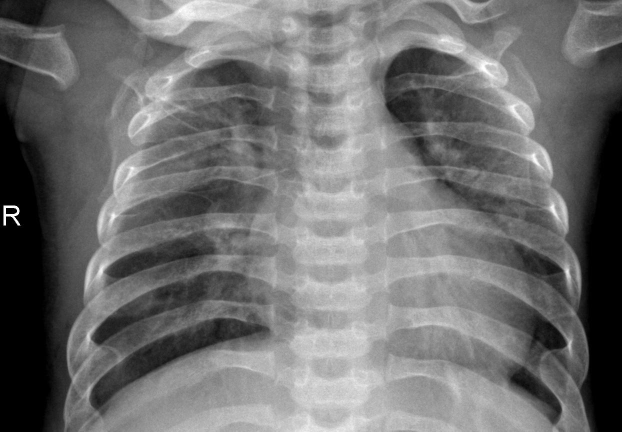
#> input picture project-root/data/images/demo/person1001_bacteria_2932.jpeg, 1244 x 863 px (shown at 1/2 size); its folder holds only this picture in this run
$ jupyter execute --allow-errors 01_image_preprocessing.ipynb   (older library calls are emulated)
#> lines starting #> are read from the running program, lines starting #| are printed output that depends on the picture
### Khai báo thư viện và đường dẫn

**Lí do thực hiện:** Chuẩn bị công cụ xử lý và xác định ảnh thử nghiệm để kiểm chứng hiệu quả của từng kỹ thuật tiền xử lý trước khi áp dụng hàng loạt.

**Chi tiết triển khai:**
* Sử dụng **OpenCV** để xử lý ma trận ảnh và **Matplotlib** để trực quan hóa.
* Tự động quét và lọc danh sách ảnh theo định dạng chuẩn (.jpeg, .jpg, .png) bằng thư viện `os`.
* Thiết lập đường dẫn tương đối giúp mã nguồn chạy ổn định trên nhiều thiết bị.

[cell 1]
import cv2
import os
import numpy as np
import matplotlib.pyplot as plt

# File demo đã tải về (trong thư mục data/images/demo)
image_folder = '../data/images/demo'
image_files = [f for f in os.listdir(image_folder) if f.endswith(('.jpeg', '.jpg', '.png'))]
if len(image_files) > 0:
    sample_path = os.path.join(image_folder, image_files[0])
    print(f"Tìm thấy {len(image_files)} ảnh trong thư mục demo.")
    print(f"Đã chọn ảnh: {image_files[0]}")
else:
    print("Cảnh báo: Không tìm thấy file ảnh nào trong thư mục '../data/images/demo'!")

### Thực hiện Loading và Resizing

#### Hàm nạp và thay đổi kích thước

**Lí do thực hiện:** Đưa các hình ảnh X-quang có kích thước khác nhau về một chuẩn duy nhất để mô hình có thể xử lý đồng nhất, đồng thời tối ưu hóa dung lượng bộ nhớ và tốc độ tính toán.

**Chi tiết triển khai:**
* Xây dựng hàm chức năng `load_and_resize` để tái sử dụng.
* Sử dụng phương pháp nội suy `INTER_AREA` trong OpenCV, đây là kỹ thuật tối ưu nhất khi thu nhỏ ảnh giúp tránh nhiễu và bảo toàn chi tiết tốt hơn.

[cell 2]
def load_and_resize(image_path, target_size):
    """
    Thực hiện nạp ảnh và thay đổi kích thước.
    Output: ảnh gốc và ảnh đã resize.
    """
    img = cv2.imread(image_path)
    if img is None:
        return None, None

    # Thực hiện resize
    resized_img = cv2.resize(img, target_size, interpolation=cv2.INTER_AREA)
    return img, resized_img

#### Trực quan hóa và phân tích sự đánh đổi

**Lí do thực hiện:** Xác định kích thước ảnh tối ưu thông qua việc so sánh trực quan và đo lường dung lượng bộ nhớ chiếm dụng, nhằm cân bằng giữa độ nét y khoa và hiệu suất hệ thống.

**Chi tiết triển khai:**
*   **Thiết lập thông số:** Khởi tạo danh sách `sizes` chứa 4 mức độ phân giải thực nghiệm: 64, 128, 224, và 512.
*   **Xử lý màu sắc:** Sử dụng `cv2.cvtColor(..., cv2.COLOR_BGR2RGB)` vì OpenCV nạp ảnh theo định dạng BGR, trong khi Matplotlib yêu cầu RGB để hiển thị đúng màu sắc tự nhiên.
*   **Quản lý bố cục:**
    *   `plt.subplots(nrows=2, ncols=3)`: Tạo lưới hiển thị 2 hàng, 3 cột để so sánh đồng thời 5 phiên bản ảnh.
    *   `axes.flatten()`: Chuyển mảng 2 chiều của các ô đồ thị thành mảng 1 chiều để dễ dàng truy cập bằng chỉ số (0 đến 5) trong vòng lặp.
*   **Đo lường định lượng:**
    *   `original_img.shape`: Truy xuất kích thước thực tế (Rộng x Cao)
    *   `.nbytes / 1024`: Tính toán dung lượng bộ nhớ RAM mà ma trận ảnh chiếm dụng thực tế (đơn vị KB).
*   Gọi hàm `load_and_resize` đã định nghĩa trước đó trong vòng lặp `enumerate` để đảm bảo tính nhất quán của kỹ thuật nội suy `INTER_AREA`.

[cell 3]
sizes = [(64, 64), (128, 128), (224, 224), (512, 512)]
# Lấy ảnh gốc để chuẩn bị hiển thị
original_img = cv2.imread(sample_path)
#> original_img is the input picture: shape (863, 1244, 3); min 0, max 255, mean 112
original_rgb = cv2.cvtColor(original_img, cv2.COLOR_BGR2RGB)

# Tạo khung hình với bố cục lưới 2 hàng, 3 cột
fig, axes = plt.subplots(nrows=2, ncols=3, figsize=(15, 10))
axes = axes.flatten()

# 1. Hiển thị ảnh Gốc vào ô đầu tiên
axes[0].imshow(original_rgb)
axes[0].set_title(f"GỐC\nSize: {original_img.shape[1]}x{original_img.shape[0]}\nRAM: {original_img.nbytes/1024:.1f} KB",
                  fontsize=10, fontweight='bold', color='red')
axes[0].axis('off')

# 2. Lặp qua các size và hiển thị vào các ô tiếp theo
for i, size in enumerate(sizes):
    _, resized = load_and_resize(sample_path, size)
#> in load_and_resize, `resized_img = cv2.resize(img, target_size, interpolation=cv2.INTER_AREA)`:
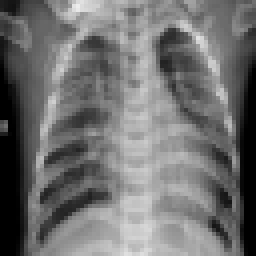
#> resized_img: shape (64, 64, 3) (shown 4 times larger); min 0, max 237, mean 112
    resized_rgb = cv2.cvtColor(resized, cv2.COLOR_BGR2RGB)

    ax = axes[i+1]
    ax.imshow(resized_rgb)
    ax.set_title(f"RESIZED: {size[0]}x{size[1]}\nRAM: {resized.nbytes/1024:.1f} KB", fontsize=10)
    ax.axis('off')

# 3. Ô cuối cùng để ghi chú
axes[5].axis('off')
axes[5].text(0.5, 0.5, 'So sánh các\nkích thước ảnh\nPre-processing',
             ha='center', va='center', fontsize=12, style='italic')

plt.tight_layout()
plt.show()
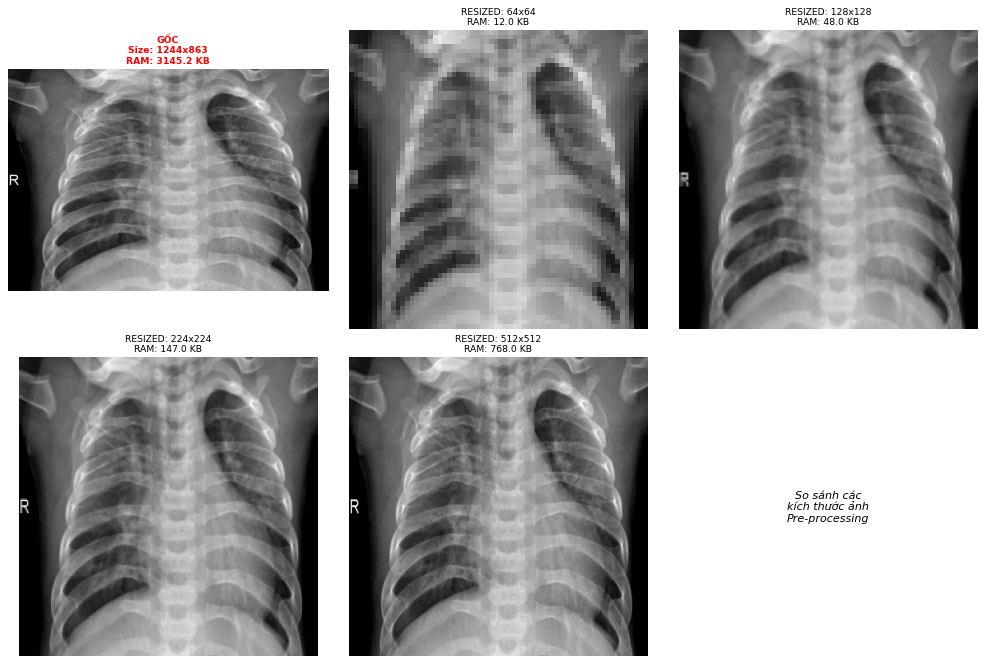
#> figure drawn by matplotlib, 5 panels

### Grayscale Conversion

#### Hàm chuyển đổi sang thang độ xám (Grayscale Conversion)

**Lí do thực hiện:** Ảnh X-quang y tế bản chất là ảnh đơn sắc. Việc chuyển đổi từ 3 kênh màu (RGB) về 1 kênh duy nhất giúp giảm 2/3 lượng dữ liệu dư thừa, tối ưu hóa tốc độ huấn luyện mô hình.

**Chi tiết triển khai:**
*   Kiểm tra điều kiện `if img_bgr is None` để đảm bảo hàm trả về giá trị an toàn, tránh gây lỗi hệ thống nếu dữ liệu đầu vào bị hỏng hoặc rỗng.
*   Sử dụng hàm `cv2.cvtColor` kết hợp với tham số `cv2.COLOR_BGR2GRAY`. Thuật toán này sẽ tính toán giá trị độ sáng cho từng pixel dựa trên trọng số chuẩn của 3 kênh màu, tạo ra một ma trận 2 chiều duy nhất thay vì ma trận 3 chiều ban đầu.

[cell 4]
def convert_to_grayscale(img_bgr):
    """
    Chuyển đổi ảnh từ BGR sang Grayscale.
    """
    if img_bgr is None:
        return None

    gray_img = cv2.cvtColor(img_bgr, cv2.COLOR_BGR2GRAY)
    return gray_img

#### Phân tích sự giữ lại thông tin

**Chi tiết triển khai:**
* Thiết lập bố cục lưới 2x2 bằng Matplotlib để trình bày đồng thời hình ảnh trực quan và biểu đồ phân phối pixel.
* Sử dụng hàm `cv2.calcHist` để tính toán cường độ sáng (từ 0 đến 255) cho từng kênh màu.
* Đối với ảnh RGB, nhóm sử dụng vòng lặp kết hợp các kiểu nét vẽ khác nhau (`linestyle`) và độ trong suốt (`alpha`),cho phép quan sát rõ các đường đồ thị R, G, B vốn bị chồng khít hoàn toàn do bản chất dữ liệu X-quang là đơn sắc.
* Tính toán và hiển thị biểu đồ Histogram cho ảnh xám (đường nét đen) để đối chiếu cấu trúc phân bổ thông tin trước và sau khi xử lý.

[cell 5]
# 1. Thực hiện chuyển đổi
gray_img = convert_to_grayscale(original_img)

# 2. Trực quan hóa
fig, axes = plt.subplots(nrows=2, ncols=2, figsize=(14, 10))

# So sánh hình ảnh
# Ảnh Gốc (RGB)
axes[0, 0].imshow(cv2.cvtColor(original_img, cv2.COLOR_BGR2RGB))
axes[0, 0].set_title(f"Ảnh Gốc (3 Kênh Màu)\nShape: {original_img.shape}", fontweight='bold')
axes[0, 0].axis('off')

# Ảnh Xám (Grayscale)
axes[0, 1].imshow(gray_img, cmap='gray')
axes[0, 1].set_title(f"Ảnh Xám (1 Kênh Duy Nhất)\nShape: {gray_img.shape}", fontweight='bold')
axes[0, 1].axis('off')

# Phân tích Histogram (Information Retention)

styles = ['-', '--', ':'] # Nét liền, nét đứt lớn, nét chấm điểm
colors = ('b', 'g', 'r')

for i, col in enumerate(colors):
    hist = cv2.calcHist([original_img], [i], None, [256], [0, 256])
    # Sử dụng linewidth và linestyle để phân biệt
    axes[1, 0].plot(hist, color=col, label=f'Kênh {col.upper()}',
                    linestyle=styles[i], linewidth=2, alpha=0.7)

# Histogram ảnh RGB
axes[1, 0].set_title("Biểu đồ Histogram (3 Kênh Màu - Đã tách nét)")
axes[1, 0].set_xlabel("Giá trị Pixel")
axes[1, 0].set_ylabel("Số lượng Pixel")
axes[1, 0].legend()

# Histogram ảnh xám
hist_gray = cv2.calcHist([gray_img], [0], None, [256], [0, 256])
#> hist_gray = 256 values, max 80159 at index 0, min 32 at index 252, mean 4193.6
axes[1, 1].plot(hist_gray, color='black')
axes[1, 1].set_title("Biểu đồ Histogram (Ảnh Xám)")
axes[1, 1].set_xlabel("Giá trị Pixel")
axes[1, 1].set_ylabel("Số lượng Pixel")

plt.tight_layout()
plt.show()
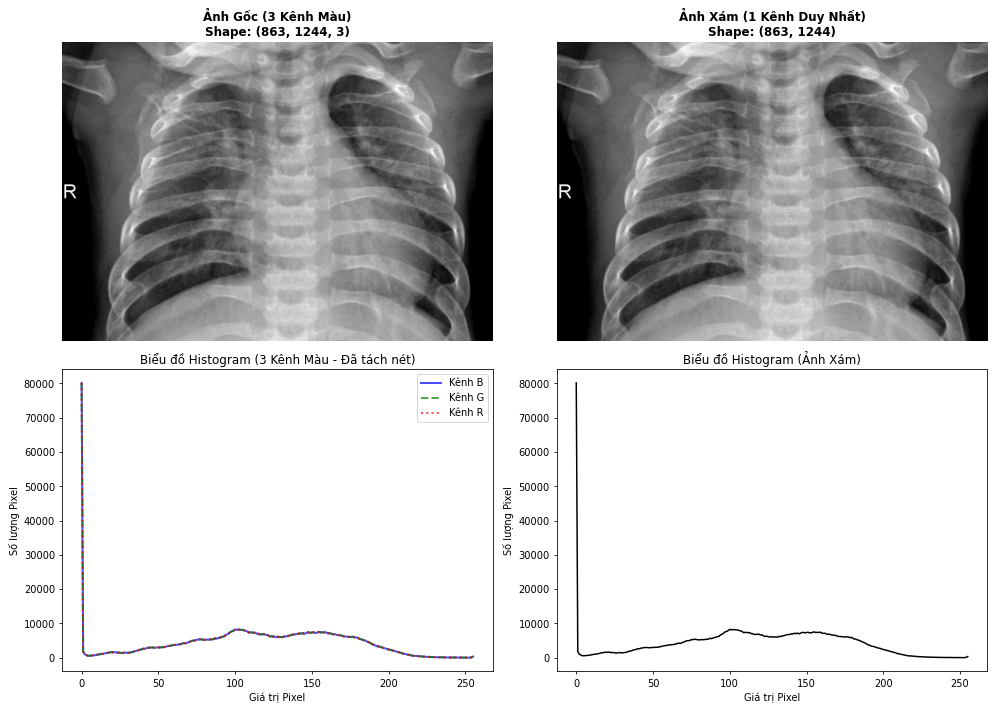
#> figure drawn by matplotlib, 4 panels; panel 3: curve peaks at x = 0, y = 80159; panel 3: curve peaks at x = 0, y = 80159; panel 3: curve peaks at x = 0, y = 80159; panel 4: curve peaks at x = 0, y = 80159

### Normalization

#### Hàm chuẩn hóa dữ liệu (Normalization & Standardization)

**Lí do thực hiện:** Đưa giá trị pixel về thang đo nhỏ giúp thuật toán tối ưu (Gradient Descent) hội tụ nhanh hơn, đồng thời tránh việc các giá trị pixel lớn (0-255) làm bão hòa các hàm kích hoạt trong mô hình học sâu.

**Chi tiết triển khai:**
Hàm `apply_normalization` triển khai đồng thời 3 kỹ thuật chuẩn hóa phổ biến:
1.  **Min-Max Scaling [0, 1]:** Sử dụng phép chia cho **255.0** sau khi đã ép kiểu dữ liệu sang `float32`, đưa toàn bộ pixel về khoảng giá trị tuyệt đối từ 0 đến 1.
2.  **Min-Max Scaling [-1, 1]:** Sử dụng công thức tuyến tính `(x / 127.5) - 1.0` để ánh xạ dữ liệu về khoảng đối xứng quanh 0. Đây là định dạng đầu vào ưa thích của các kiến trúc mạng nơ-ron sử dụng hàm kích hoạt **Tanh**.
3.  **Standardization (Z-score):**
    *   Tính toán giá trị trung bình (`mean`) và độ lệch chuẩn (`std`) của toàn bộ tấm ảnh.
    *   Áp dụng công thức: $z = \frac{x - \mu}{\sigma}$.
    *   Kỹ thuật này đưa dữ liệu về trạng thái **Zero mean** và **Unit variance**, giúp triệt tiêu sự khác biệt về cường độ sáng tổng thể giữa các bức ảnh khác nhau.

[cell 6]
def apply_normalization(img_gray):
    """
    Thực hiện 3 kỹ thuật chuẩn hóa khác nhau.
    """
    # 1. Scaling to [0, 1]
    norm_01 = img_gray.astype(np.float32) / 255.0

    # 2. Scaling to [-1, 1]
    norm_minus1_1 = (img_gray.astype(np.float32) / 127.5) - 1.0

    # 3. Standardization (Zero mean, Unit variance)
    mean = np.mean(img_gray)
#> mean = 112
    std = np.std(img_gray)
#> std = 56.05
    standardized = (img_gray.astype(np.float32) - mean) / std

    return norm_01, norm_minus1_1, standardized

**Phân tích Thống kê và Biểu đồ Phân phối**

**Chi tiết triển khai:**
* Gọi hàm `apply_normalization` để trích xuất 3 phiên bản ảnh đã được chuẩn hóa.
* Khởi tạo cấu trúc dữ liệu **Dictionary** để thu thập 4 chỉ số thống kê cơ bản (Min, Max, Mean, Std Dev) từ dữ liệu gốc và các bản chuẩn hóa, sau đó chuyển thành **Pandas DataFrame** để hiển thị dạng bảng so sánh định lượng.
* Thiết lập bố cục lưới (Grid) 1x4 bằng Matplotlib. Sử dụng vòng lặp kết hợp phương thức `.flatten()` để trải phẳng ma trận ảnh thành mảng 1 chiều, phục vụ việc vẽ biểu đồ **Histogram** (50 bins) cho từng kỹ thuật.

[cell 7]
import pandas as pd

# Thực thi chuẩn hóa trên ảnh xám đã có từ bước trước
norm_01, norm_m11, standardized = apply_normalization(gray_img)

# 1. Thu thập dữ liệu thống kê để phân tích
stats = {
    "Metric": ["Min", "Max", "Mean", "Std Dev"],
    "Original (0-255)": [gray_img.min(), gray_img.max(), gray_img.mean(), gray_img.std()],
    "Min-Max [0, 1]": [norm_01.min(), norm_01.max(), norm_01.mean(), norm_01.std()],
    "Min-Max [-1, 1]": [norm_m11.min(), norm_m11.max(), norm_m11.mean(), norm_m11.std()],
    "Standardization": [standardized.min(), standardized.max(), standardized.mean(), standardized.std()]
}
#> stats = {'Metric': ['Min', 'Max', 'Mean', 'Std Dev'], 'Original (0-255)': [0, 255, 112, 56.05], 'Min-Max [0, 1]': [0, 1, 0.439, 0.22], 'Min-Max [-1, 1]': [-1, 1, -0.122, 0.44], 'Standardization': [-2, 2.55, 4.34e-08, 1]}
df_stats = pd.DataFrame(stats)
#> df_stats = table of 4 rows and 5 columns
print("BẢNG SO SÁNH THỐNG KÊ CHI TIẾT:")
display(df_stats)

# 2. Trực quan hóa phân phối dữ liệu
fig, axes = plt.subplots(nrows=1, ncols=4, figsize=(20, 5))

titles = ["Gốc (0-255)", "Min-Max [0, 1]", "Min-Max [-1, 1]", "Standardization"]
data_list = [gray_img, norm_01, norm_m11, standardized]
colors = ['black', 'blue', 'green', 'purple']

for i, data in enumerate(data_list):
    axes[i].hist(data.flatten(), bins=50, color=colors[i], alpha=0.7)
    axes[i].set_title(titles[i], fontweight='bold')
    axes[i].set_xlabel("Giá trị Pixel")
    axes[i].set_ylabel("Tần suất")
#> this loop made 4 passes

plt.tight_layout()
plt.show()
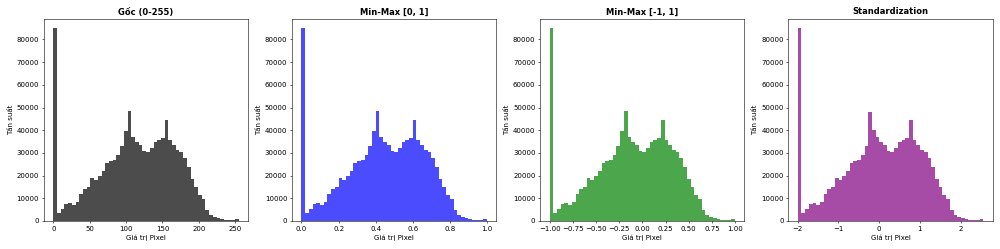
#> figure drawn by matplotlib, 4 panels; panel 1: tallest bar 84937 high, from x = 0 to 5.1; panel 2: tallest bar 84937 high, from x = 0 to 0.02; panel 3: tallest bar 84937 high, from x = -1 to -0.96; panel 4: tallest bar 84937 high, from x = -2 to -1.91

### Edge Detection

#### Hàm kỹ thuật phát hiện cạnh

**Lý do thực hiện:** Trích xuất các đặc trưng hình thái quan trọng như ranh giới xương và viền phổi, giúp mô hình tập trung vào cấu trúc hình học thay vì cường độ sáng.

**Chi tiết triển khai:**
Xây dựng hàm `apply_edge_detection` tích hợp 3 phương pháp toán học khác nhau:
1. **Sobel:** Sử dụng hàm `cv2.Sobel` để tính đạo hàm bậc nhất theo trục X (ngang) và Y (dọc). Tham số `cv2.CV_64F` giúp giữ lại độ chính xác cho các giá trị đạo hàm âm. Kết quả cuối cùng được tổng hợp bằng hàm `cv2.magnitude` (căn bậc hai tổng bình phương X và Y).
2. **Prewitt:** Do OpenCV không hỗ trợ sẵn, nhóm tự định nghĩa 2 bộ lọc nhân chập (kernel) 3x3 bằng `np.array`. Hàm `cv2.filter2D` thực hiện phép nhân chập ma trận, và `cv2.addWeighted` dùng để hòa trộn kết quả hai trục với trọng số 50-50.
3. **Canny:** Quy trình 2 bước: Đầu tiên dùng `cv2.GaussianBlur` (size 5x5) để khử nhiễu hạt (noise) - bước này cực kỳ quan trọng cho ảnh y tế. Sau đó dùng `cv2.Canny` với ngưỡng kép (30 và 100) để lọc ra các đường biên thực sự.

[cell 8]
def apply_edge_detection(img_gray):
    # 1. Sobel: Tính đạo hàm theo X và Y rồi kết hợp lại
    sobel_x = cv2.Sobel(img_gray, cv2.CV_64F, 1, 0, ksize=3)
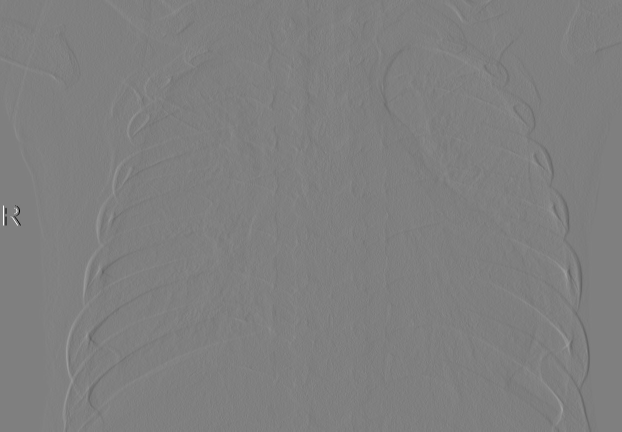
#> sobel_x: shape (863, 1244) float64 (shown at 1/2 size); min -1020, max 1016, mean 0; drawn with min black and max white
    sobel_y = cv2.Sobel(img_gray, cv2.CV_64F, 0, 1, ksize=3)
    sobel_combined = cv2.magnitude(sobel_x, sobel_y)
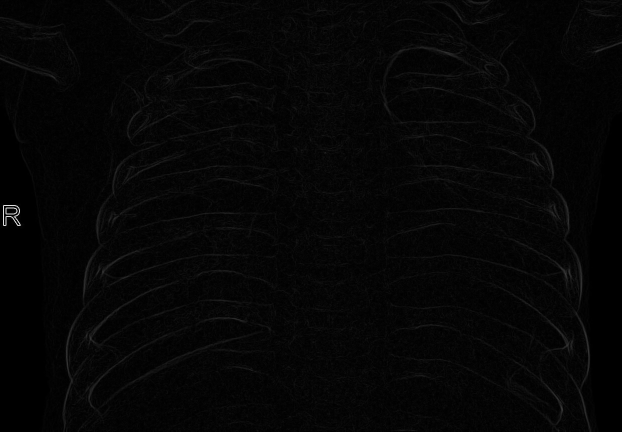
#> sobel_combined: shape (863, 1244) float64 (shown at 1/2 size); min 0, max 1137.3, mean 26; drawn with min black and max white

    # 2. Prewitt: Sử dụng bộ lọc nhân chập (kernel) tùy chỉnh
    kernel_x = np.array([[-1, 0, 1], [-1, 0, 1], [-1, 0, 1]])
    kernel_y = np.array([[-1, -1, -1], [0, 0, 0], [1, 1, 1]])
    prewitt_x = cv2.filter2D(img_gray, -1, kernel_x)
    prewitt_y = cv2.filter2D(img_gray, -1, kernel_y)
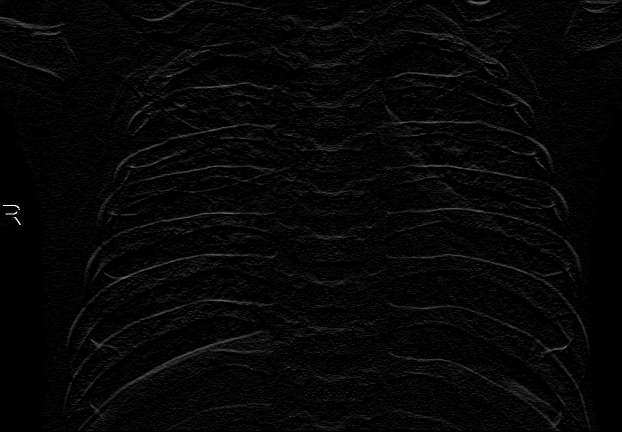
#> prewitt_y: shape (863, 1244) (shown at 1/2 size); min 0, max 255, mean 6.3
    prewitt_combined = cv2.addWeighted(cv2.convertScaleAbs(prewitt_x), 0.5,
                                       cv2.convertScaleAbs(prewitt_y), 0.5, 0)

    # 3. Canny: Thuật toán đa bước (bao gồm khử nhiễu và lọc biên)
    # Dùng thêm GaussianBlur trước Canny để giảm nhiễu tốt hơn
    blurred = cv2.GaussianBlur(img_gray, (5, 5), 0)
    canny = cv2.Canny(blurred, threshold1=30, threshold2=100)
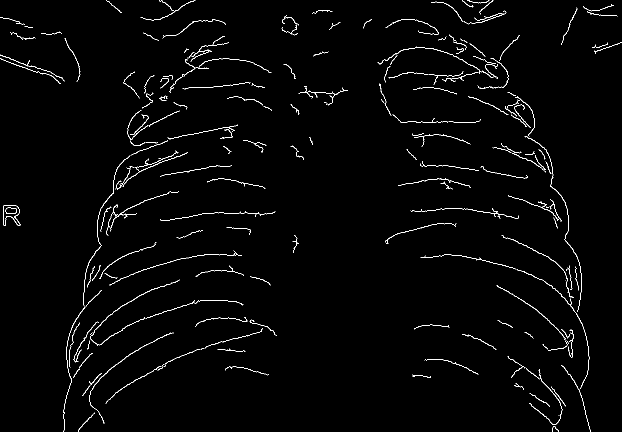
#> canny: shape (863, 1244) (shown at 1/2 size); 1.6% white in thin lines or dots

    return sobel_combined, prewitt_combined, canny

**Trực quan hóa và So sánh các thuật toán phát hiện cạnh**

**Lý do thực hiện:** Đối chiếu hiệu quả thực tế của các toán tử đạo hàm (Sobel, Prewitt) và thuật toán đa bước (Canny) để xác định phương pháp trích xuất đặc trưng hình thái (xương sườn, viền phổi) tốt nhất cho ảnh X-quang.

**Chi tiết triển khai:**
*   **Thực thi thuật toán:** Gọi hàm `apply_edge_detection` trên ảnh xám `gray_img` để thu được 3 bản đồ biên tương ứng.
*   **Thiết lập khung hiển thị:**
    *   `plt.subplots(2, 2, figsize=(15, 12))`: Khởi tạo một khung hình lớn chia làm 4 ô (2 hàng, 2 cột) để so sánh song song ảnh gốc và 3 kết quả xử lý.
*   **Hiển thị từng thành phần:**
    *   Sử dụng hàm `.imshow()` kết hợp tham số `cmap='gray'` để hiển thị chính xác các pixel mang thông tin biên (vốn chỉ có giá trị cường độ sáng đơn sắc).
    *   Hàm `.axis('off')`: Loại bỏ các trục tọa độ (X, Y).
*   Hàm `plt.tight_layout()` được gọi cuối cùng để tự động căn chỉnh khoảng cách giữa các ô, tránh việc tiêu đề bị đè lên hình ảnh.

[cell 9]
sobel, prewitt, canny = apply_edge_detection(gray_img)

# Trực quan hóa so sánh
fig, axes = plt.subplots(2, 2, figsize=(15, 12))

axes[0, 0].imshow(gray_img, cmap='gray')
axes[0, 0].set_title("Ảnh Gốc (Grayscale)", fontweight='bold')
axes[0, 0].axis('off')

axes[0, 1].imshow(sobel, cmap='gray')
axes[0, 1].set_title("Sobel Edge Detection\n(Nhấn mạnh cường độ thay đổi)", fontweight='bold')
axes[0, 1].axis('off')

axes[1, 0].imshow(prewitt, cmap='gray')
axes[1, 0].set_title("Prewitt Edge Detection\n(Tương tự Sobel nhưng ít mịn hơn)", fontweight='bold')
axes[1, 0].axis('off')

axes[1, 1].imshow(canny, cmap='gray')
axes[1, 1].set_title("Canny Edge Detection\n(Biên mảnh, sạch và rõ ràng)", fontweight='bold')
axes[1, 1].axis('off')

plt.tight_layout()
plt.show()
